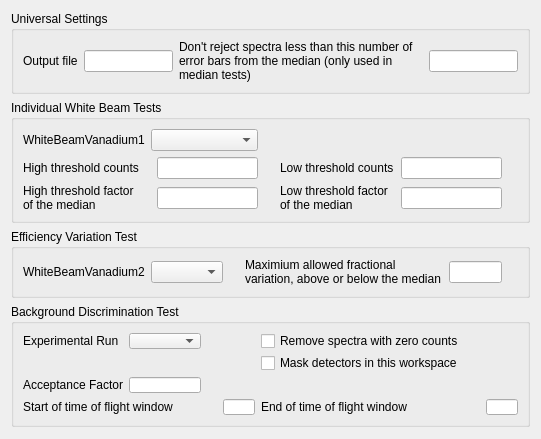
<ui version="4.0" >
 <class>DiagScriptInputDialog</class>
 <widget class="QDialog" name="DiagScriptInputDialog" >
  <property name="geometry" >
   <rect>
    <x>0</x>
    <y>0</y>
    <width>541</width>
    <height>439</height>
   </rect>
  </property>
  <property name="windowTitle" >
   <string>DiagScriptInputDialog</string>
  </property>
  <layout class="QGridLayout" name="gridLayout" >
   <item row="1" column="0" >
    <widget class="QGroupBox" name="gbIndividual" >
     <property name="title" >
      <string>Individual White Beam Tests</string>
     </property>
     <layout class="QGridLayout" name="loIndividual" >
      <item row="2" column="0" >
       <widget class="QLabel" name="label_9" >
        <property name="text" >
         <string>High threshold factor of the median</string>
        </property>
        <property name="wordWrap" >
         <bool>true</bool>
        </property>
       </widget>
      </item>
      <item row="2" column="4" >
       <widget class="QLabel" name="label_10" >
        <property name="text" >
         <string>Low threshold factor of the median</string>
        </property>
        <property name="wordWrap" >
         <bool>true</bool>
        </property>
       </widget>
      </item>
      <item row="0" column="0" >
       <widget class="QLabel" name="label" >
        <property name="text" >
         <string>WhiteBeamVanadium1</string>
        </property>
       </widget>
      </item>
      <item row="0" column="1" colspan="2" >
       <widget class="QComboBox" name="cbWBV1" />
      </item>
      <item row="1" column="0" colspan="2" >
       <widget class="QLabel" name="label_8" >
        <property name="text" >
         <string>High threshold counts</string>
        </property>
       </widget>
      </item>
      <item row="2" column="2" >
       <widget class="QLineEdit" name="leHighMed" />
      </item>
      <item row="2" column="5" >
       <widget class="QLineEdit" name="leLowAbs_2" />
      </item>
      <item row="1" column="4" >
       <widget class="QLabel" name="label_12" >
        <property name="text" >
         <string>Low threshold counts</string>
        </property>
       </widget>
      </item>
      <item row="1" column="2" >
       <widget class="QLineEdit" name="leHighAbs" />
      </item>
      <item row="1" column="5" >
       <widget class="QLineEdit" name="leLowAbs" />
      </item>
      <item row="1" column="3" >
       <widget class="QLabel" name="validatorSpace_6" >
        <property name="minimumSize" >
         <size>
          <width>10</width>
          <height>20</height>
         </size>
        </property>
        <property name="text" >
         <string/>
        </property>
       </widget>
      </item>
      <item row="2" column="3" >
       <widget class="QLabel" name="validatorSpace_5" >
        <property name="minimumSize" >
         <size>
          <width>10</width>
          <height>20</height>
         </size>
        </property>
        <property name="text" >
         <string/>
        </property>
       </widget>
      </item>
      <item row="1" column="6" >
       <widget class="QLabel" name="validatorSpace_4" >
        <property name="minimumSize" >
         <size>
          <width>10</width>
          <height>20</height>
         </size>
        </property>
        <property name="text" >
         <string/>
        </property>
       </widget>
      </item>
      <item row="2" column="6" >
       <widget class="QLabel" name="validatorSpace_3" >
        <property name="minimumSize" >
         <size>
          <width>10</width>
          <height>20</height>
         </size>
        </property>
        <property name="text" >
         <string/>
        </property>
       </widget>
      </item>
     </layout>
    </widget>
   </item>
   <item row="0" column="0" >
    <widget class="QGroupBox" name="groupBox" >
     <property name="title" >
      <string>Universal Settings</string>
     </property>
     <layout class="QGridLayout" name="gridLayout_2" >
      <item row="0" column="0" >
       <widget class="QLabel" name="label_2" >
        <property name="text" >
         <string>Output file</string>
        </property>
       </widget>
      </item>
      <item row="0" column="1" >
       <widget class="QLineEdit" name="leOFile" />
      </item>
      <item row="0" column="3" >
       <widget class="QLineEdit" name="leSignificance" />
      </item>
      <item row="0" column="2" >
       <widget class="QLabel" name="label_11" >
        <property name="text" >
         <string>Don't reject spectra less than this number of error bars from the median (only used in median tests)</string>
        </property>
        <property name="wordWrap" >
         <bool>true</bool>
        </property>
       </widget>
      </item>
     </layout>
    </widget>
   </item>
   <item row="2" column="0" >
    <widget class="QGroupBox" name="gbEfficiency" >
     <property name="title" >
      <string>Efficiency Variation Test</string>
     </property>
     <layout class="QGridLayout" name="gridLayout_4" >
      <item row="0" column="0" >
       <widget class="QLabel" name="label_5" >
        <property name="text" >
         <string>WhiteBeamVanadium2</string>
        </property>
       </widget>
      </item>
      <item row="0" column="1" >
       <widget class="QComboBox" name="cbWBV2" />
      </item>
      <item row="0" column="3" >
       <widget class="QLabel" name="label_6" >
        <property name="text" >
         <string>Maximium allowed fractional variation, above or below the median </string>
        </property>
        <property name="wordWrap" >
         <bool>true</bool>
        </property>
       </widget>
      </item>
      <item row="0" column="4" >
       <widget class="QLineEdit" name="leVariation" />
      </item>
      <item row="0" column="2" >
       <widget class="QLabel" name="validatorSpace_2" >
        <property name="minimumSize" >
         <size>
          <width>10</width>
          <height>20</height>
         </size>
        </property>
        <property name="text" >
         <string/>
        </property>
       </widget>
      </item>
      <item row="0" column="5" >
       <widget class="QLabel" name="validatorSpace" >
        <property name="minimumSize" >
         <size>
          <width>10</width>
          <height>20</height>
         </size>
        </property>
        <property name="text" >
         <string/>
        </property>
       </widget>
      </item>
     </layout>
    </widget>
   </item>
   <item row="3" column="0" >
    <widget class="QGroupBox" name="gbExperiment" >
     <property name="title" >
      <string>Background Discrimination Test</string>
     </property>
     <layout class="QGridLayout" name="gridLayout_5" >
      <item row="1" column="4" >
       <widget class="QCheckBox" name="ckMaskExper" >
        <property name="text" >
         <string>Mask detectors in this workspace</string>
        </property>
       </widget>
      </item>
      <item row="11" column="0" colspan="2" >
       <widget class="QLabel" name="label_3" >
        <property name="text" >
         <string>Start of time of flight window</string>
        </property>
       </widget>
      </item>
      <item row="11" column="3" >
       <widget class="QLineEdit" name="leStartTime" />
      </item>
      <item row="0" column="0" >
       <widget class="QLabel" name="label_7" >
        <property name="text" >
         <string>Experimental Run</string>
        </property>
       </widget>
      </item>
      <item row="0" column="1" >
       <widget class="QComboBox" name="cbExper" />
      </item>
      <item row="11" column="6" >
       <widget class="QLineEdit" name="leEndTime" />
      </item>
      <item row="11" column="4" >
       <widget class="QLabel" name="label_4" >
        <property name="text" >
         <string>End of time of flight window</string>
        </property>
       </widget>
      </item>
      <item row="10" column="0" >
       <widget class="QLabel" name="label_13" >
        <property name="text" >
         <string>Acceptance Factor</string>
        </property>
       </widget>
      </item>
      <item row="10" column="1" >
       <widget class="QLineEdit" name="leAcceptance" />
      </item>
      <item row="0" column="2" >
       <widget class="QLabel" name="validatorSpace_7" >
        <property name="minimumSize" >
         <size>
          <width>10</width>
          <height>20</height>
         </size>
        </property>
        <property name="text" >
         <string/>
        </property>
       </widget>
      </item>
      <item row="0" column="5" >
       <widget class="QLabel" name="label_21" >
        <property name="minimumSize" >
         <size>
          <width>10</width>
          <height>20</height>
         </size>
        </property>
        <property name="text" >
         <string/>
        </property>
       </widget>
      </item>
      <item row="1" column="5" >
       <widget class="QLabel" name="label_22" >
        <property name="minimumSize" >
         <size>
          <width>10</width>
          <height>20</height>
         </size>
        </property>
        <property name="text" >
         <string/>
        </property>
       </widget>
      </item>
      <item row="0" column="4" >
       <widget class="QCheckBox" name="ckZeroCounts" >
        <property name="text" >
         <string>Remove spectra with zero counts</string>
        </property>
       </widget>
      </item>
     </layout>
    </widget>
   </item>
  </layout>
 </widget>
 <tabstops>
  <tabstop>leOFile</tabstop>
  <tabstop>leSignificance</tabstop>
  <tabstop>cbWBV1</tabstop>
  <tabstop>leHighAbs</tabstop>
  <tabstop>leLowAbs</tabstop>
  <tabstop>leHighMed</tabstop>
  <tabstop>leLowAbs_2</tabstop>
  <tabstop>cbWBV2</tabstop>
  <tabstop>leVariation</tabstop>
  <tabstop>cbExper</tabstop>
  <tabstop>ckZeroCounts</tabstop>
  <tabstop>ckMaskExper</tabstop>
  <tabstop>leAcceptance</tabstop>
  <tabstop>leStartTime</tabstop>
  <tabstop>leEndTime</tabstop>
 </tabstops>
 <resources/>
 <connections/>
</ui>
